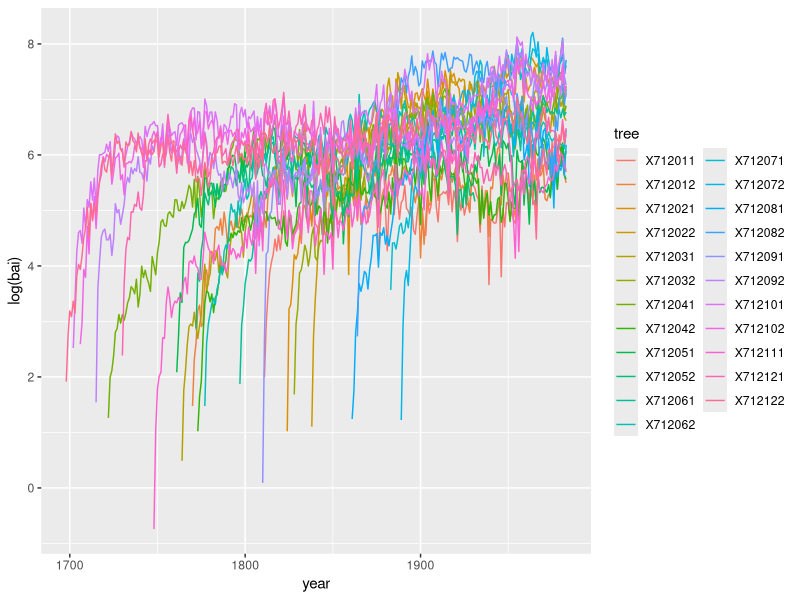
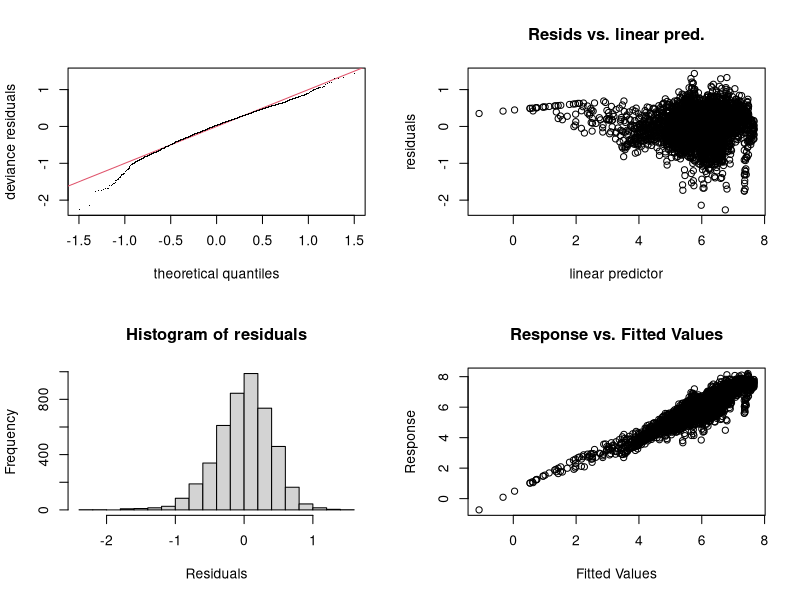
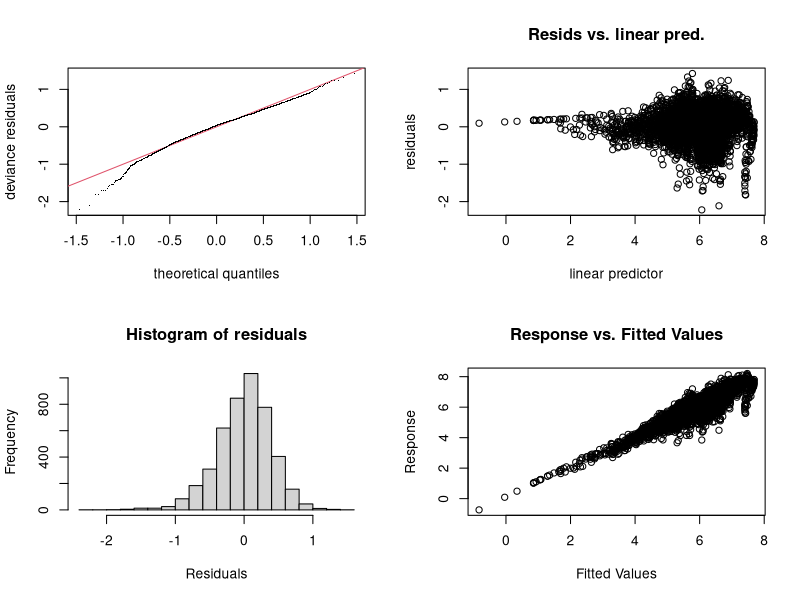
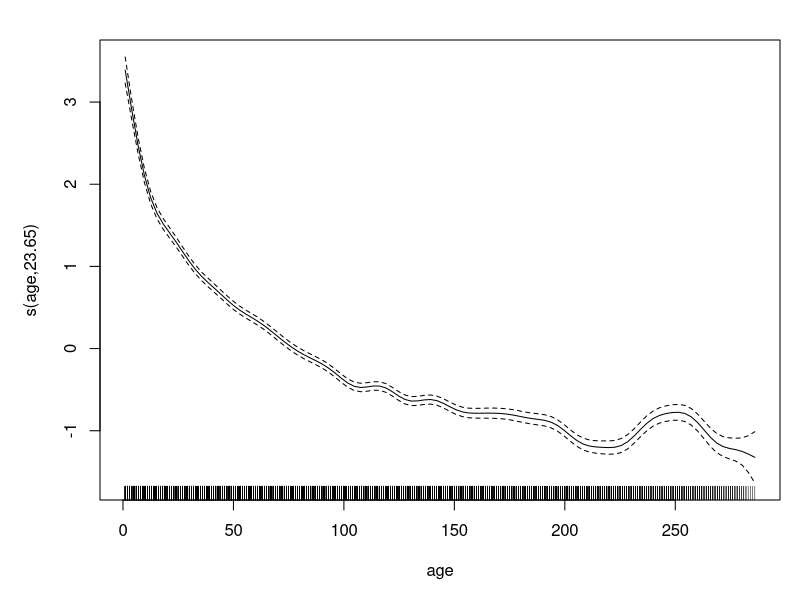
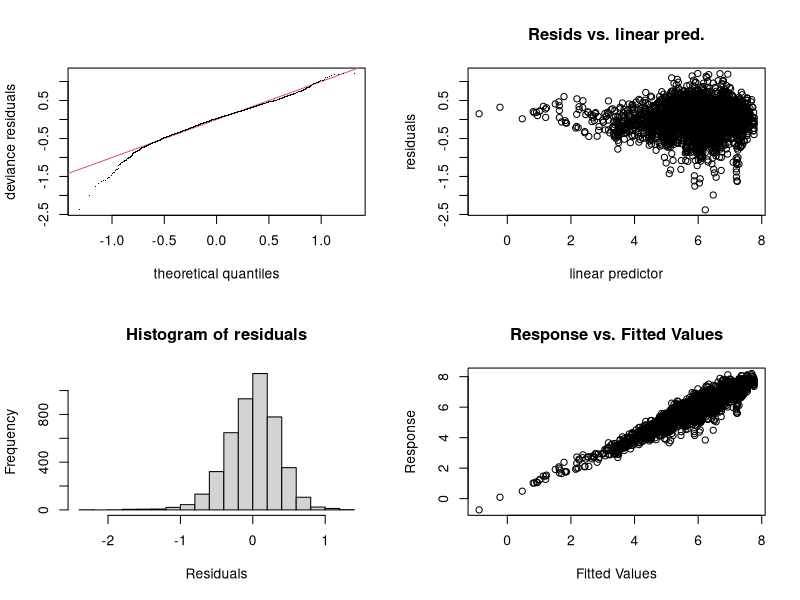
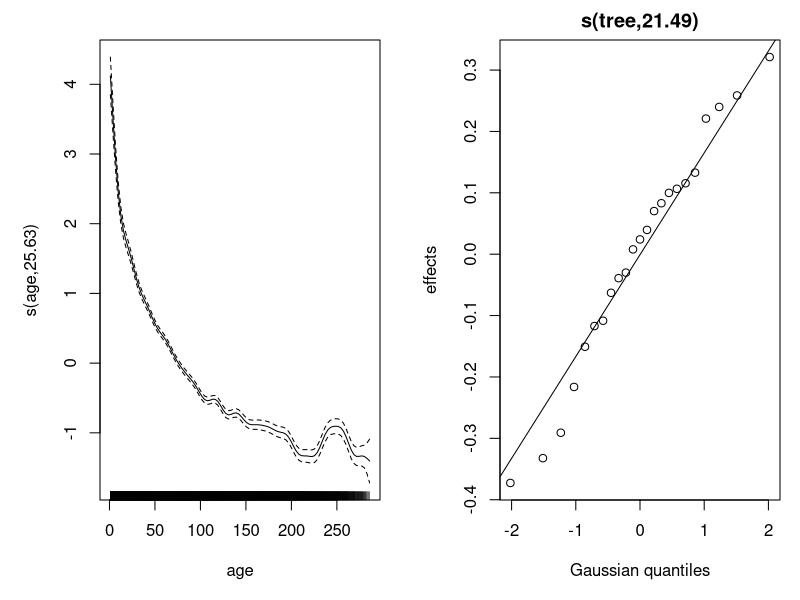
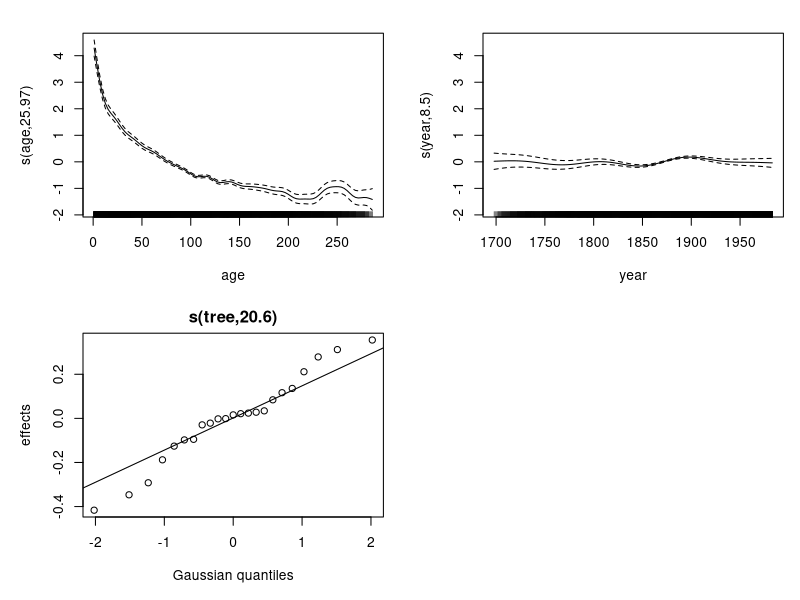
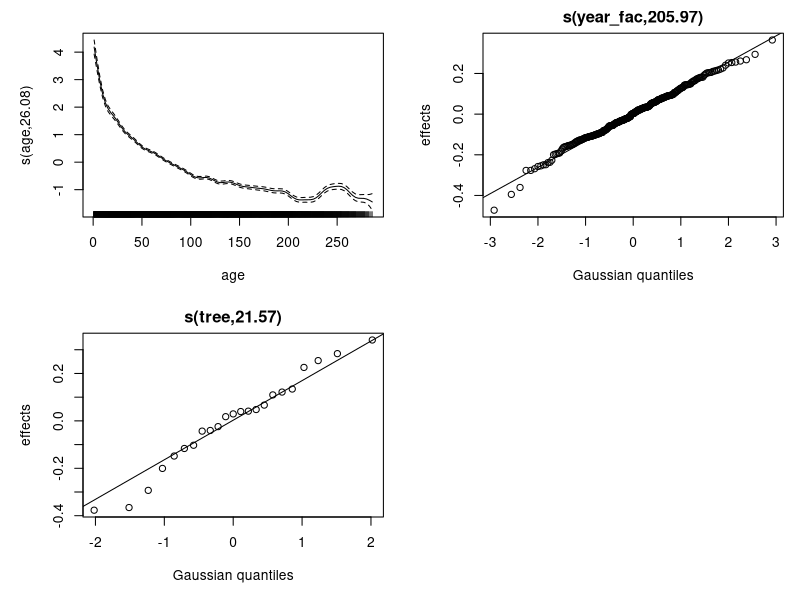

Source code (R) for these figures, in order:
## ---- chunk 1
knitr::opts_chunk$set(echo = TRUE)
## ---- chunk 2
wa <- read.csv("../donnees/dendro_wa082.csv")
wa[1:5, 1:8]
## ---- chunk 3
library(tidyr)
wa <- pivot_longer(wa, cols = c(-year), names_to = "tree", values_to = "bai",
                   values_drop_na = TRUE)
head(wa)
## ---- chunk 4
library(dplyr)
wa <- arrange(wa, tree, year) %>%
    group_by(tree) %>%
    mutate(age = row_number(), ba = cumsum(bai))
head(wa)
## ---- chunk 5
library(ggplot2)
ggplot(wa, aes(x = year, y = log(bai), color = tree)) +
    geom_line()
## ---- chunk 6
library(mgcv)
wa_gam <- gam(log(bai) ~ log(ba) + s(age), data = wa, method = "REML")
gam.check(wa_gam)
## ---- chunk 7
wa_gam <- gam(log(bai) ~ log(ba) + s(age, k = 30), data = wa, method = "REML")
gam.check(wa_gam)
## ---- chunk 8
plot(wa_gam, pages = 1)
## ---- chunk 9
wa$tree <- as.factor(wa$tree)
wa_gam <- gam(log(bai) ~ log(ba) + s(age, k = 30) + s(tree, bs = "re"), data = wa, method = "REML")
gam.check(wa_gam)
## ---- chunk 10
plot(wa_gam, pages = 1)
## ---- chunk 11
summary(wa_gam)
## ---- chunk 12
wa$year_fac <- as.factor(wa$year)
wa_gam2 <- gam(log(bai) ~ log(ba) + s(age, k = 30) + s(year) + 
                   s(tree, bs = "re"), data = wa, method = "REML")
plot(wa_gam2, pages = 1)
wa_gam3 <- gam(log(bai) ~ log(ba) + s(age, k = 30) + s(year_fac, bs = "re") +
                   s(tree, bs = "re"), data = wa, method = "REML")
plot(wa_gam3, pages = 1)
## ---- chunk 13
wa_pred <- as.data.frame(predict(wa_gam3, type = "terms"))
head(wa_pred)

wa_pred$year <- wa$year
ggplot(wa_pred, aes(x = year, y = `s(year_fac)`)) +
    geom_line()
